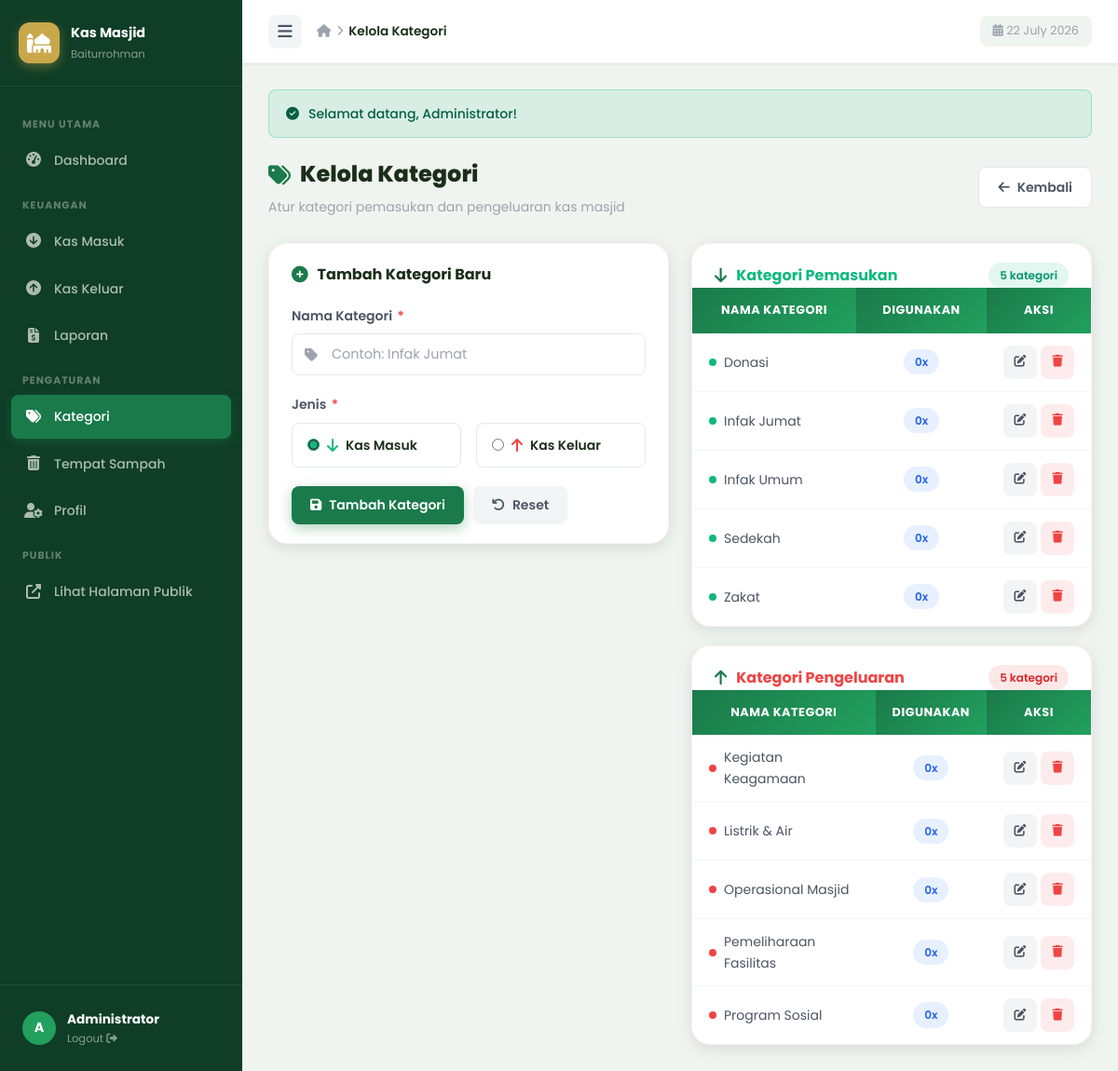
The app's page /admin/kategori.php (signed in) with its own data.
### tables this page shows
CREATE TABLE IF NOT EXISTS `kategori` (
  `id` INT(11) NOT NULL AUTO_INCREMENT,
  `nama_kategori` VARCHAR(100) NOT NULL,
  `jenis` ENUM('masuk','keluar') NOT NULL,
  `created_at` TIMESTAMP DEFAULT CURRENT_TIMESTAMP,
  PRIMARY KEY (`id`)
);

### includes/config.php (called while the page is built, shortened)
<?php
function getAlert() {
    if (isset($_SESSION['alert'])) {
        $a = $_SESSION['alert'];
        return $a;
    }
    return null;
}
?>

### admin/kategori.php (the view, shortened to what this page needs)
<?php
require_once '../includes/config.php';
$edit_data = null;
$list_masuk  = $conn->query("SELECT k.*, COUNT(t.id) as jml FROM kategori k LEFT JOIN transaksi t ON t.kategori_id=k.id WHERE k.jenis='masuk'  GROUP BY k.id ORDER BY k.nama_kategori");
$list_keluar = $conn->query("SELECT k.*, COUNT(t.id) as jml FROM kategori k LEFT JOIN transaksi t ON t.kategori_id=k.id WHERE k.jenis='keluar' GROUP BY k.id ORDER BY k.nama_kategori");
$alert = getAlert();
?>
<!DOCTYPE html>
<html lang="id">
<head>
<link rel="stylesheet" href="<?= APP_URL ?>/assets/css/style.css">
<link rel="stylesheet" href="https://cdnjs.cloudflare.com/ajax/libs/font-awesome/6.5.0/css/all.min.css">
</head>
<body>
<div class="admin-wrapper">
<?php include '../includes/partials/sidebar-admin.php'; ?>
<div class="admin-main">
  <div class="topbar">
    <div class="topbar-left">
      <div class="topbar-toggle" id="sidebarToggle"><i class="fas fa-bars"></i></div>
      <div class="breadcrumb">
        <span class="bc-item"><i class="fas fa-home"></i></span>
        <span class="bc-sep"><i class="fas fa-chevron-right"></i></span>
        <span class="bc-item active">Kelola Kategori</span>
      </div>
    </div>
    <div class="topbar-right">
      <div class="topbar-date"><i class="fas fa-calendar-alt"></i> <?= date('d F Y') ?></div>
    </div>
  </div>
  <div class="admin-content">
    <?php if ($alert): ?>
    <div class="alert alert-<?= $alert['type'] ?>">
      <i class="fas fa-<?= $alert['type']=='success'?'check-circle':'exclamation-circle' ?>"></i>
      <?= htmlspecialchars($alert['message']) ?>
    </div>
    <?php endif; ?>
    <div class="page-header" style="display:flex; align-items:center; justify-content:space-between; flex-wrap:wrap; gap:12px;">
  <div>
    <h1 class="page-title"><i class="fas fa-tags"></i> Kelola Kategori</h1>
    <p class="page-subtitle">Atur kategori pemasukan dan pengeluaran kas masjid</p>
  </div>
  <a href="javascript:history.back()" class="btn btn-ghost" style="border: 1.5px solid var(--border); background: var(--bg-card);">
    <i class="fas fa-arrow-left"></i> Kembali
  </a>
</div>
    <div class="grid-2" style="align-items:start">
      <div class="card animate-fadeIn">
        <div class="card-header">
          <div class="card-title">
            <i class="fas fa-<?= $edit_data ? 'edit' : 'plus-circle' ?>"></i>
            <?= $edit_data ? 'Edit Kategori' : 'Tambah Kategori Baru' ?>
          </div>
        </div>
        <div class="card-body">
          <form method="POST">
            <div class="form-group">
              <label class="form-label">Nama Kategori <span class="required">*</span></label>
              <div class="input-group">
                <input type="text" name="nama_kategori" class="form-control"
                       placeholder="Contoh: Infak Jumat"
                       value="<?= htmlspecialchars($edit_data['nama_kategori'] ?? '') ?>" required>
              </div>
            </div>
            <div class="form-group">
              <label class="form-label">Jenis <span class="required">*</span></label>
              <div style="display:flex;gap:16px;margin-top:4px">
                <label style="display:flex;align-items:center;gap:8px;cursor:pointer;padding:12px 16px;border:1.5px solid var(--border);border-radius:var(--radius-sm);flex:1;transition:var(--transition-fast)" id="lblMasuk">
                  <input type="radio" name="jenis" value="masuk" <?= ($edit_data['jenis']??'masuk')=='masuk'?'checked':'' ?> style="accent-color:var(--success)">
                  <i class="fas fa-arrow-down" style="color:var(--success)"></i>
                  <span style="font-weight:600;font-size:.875rem">Kas Masuk</span>
                </label>
                <label style="display:flex;align-items:center;gap:8px;cursor:pointer;padding:12px 16px;border:1.5px solid var(--border);border-radius:var(--radius-sm);flex:1;transition:var(--transition-fast)" id="lblKeluar">
                  <input type="radio" name="jenis" value="keluar" <?= ($edit_data['jenis']??'')=='keluar'?'checked':'' ?> style="accent-color:var(--danger)">
                  <i class="fas fa-arrow-up" style="color:var(--danger)"></i>
                  <span style="font-weight:600;font-size:.875rem">Kas Keluar</span>
                </label>
              </div>
            </div>
            <div style="display:flex;gap:10px;margin-top:4px">
              <button type="submit" class="btn btn-primary">
                <i class="fas fa-save"></i> <?= $edit_data ? 'Simpan Perubahan' : 'Tambah Kategori' ?>
              </button>
              <?php if (!$edit_data): ?>
              <button type="reset" class="btn btn-ghost"><i class="fas fa-undo"></i> Reset</button>
              <?php endif; ?>
            </div>
          </form>
        </div>
      </div>
      <div style="display:flex;flex-direction:column;gap:20px">
        <div class="card animate-fadeIn delay-1">
          <div class="card-header">
            <div class="card-title" style="color:var(--success)"><i class="fas fa-arrow-down"></i> Kategori Pemasukan</div>
            <span class="badge badge-success"><?= $list_masuk->num_rows ?> kategori</span>
          </div>
          <div class="card-body" style="padding:0">
            <table class="table">
              <thead>
                <tr><th>Nama Kategori</th><th class="text-center">Digunakan</th><th style="width:80px">Aksi</th></tr>
              </thead>
              <tbody>
                <?php if ($list_masuk->num_rows): while ($k = $list_masuk->fetch_assoc()): ?>
                <tr>
                  <td>
                    <div style="display:flex;align-items:center;gap:8px">
                      <span style="width:8px;height:8px;border-radius:50%;background:var(--success);flex-shrink:0"></span>
                      <?= htmlspecialchars($k['nama_kategori']) ?>
                    </div>
                  </td>
                  <td class="text-center"><span class="badge badge-info"><?= $k['jml'] ?>x</span></td>
                  <td>
                    <div style="display:flex;gap:4px">
                      <a href="?edit=<?= $k['id'] ?>" class="btn btn-ghost btn-icon btn-sm" data-tooltip="Edit"><i class="fas fa-edit"></i></a>
                      <?php if ($k['jml'] == 0): ?>
                      <button onclick="confirmDelete(<?= $k['id'] ?>,'<?= htmlspecialchars(addslashes($k['nama_kategori'])) ?>')"
                              class="btn btn-icon btn-sm" style="background:rgba(239,68,68,.1);color:var(--danger)" data-tooltip="Hapus">
                        <i class="fas fa-trash"></i>
                      </button>
                      <?php else: ?>
                      <span class="btn btn-icon btn-sm" style="opacity:.3;cursor:not-allowed" data-tooltip="Tidak dapat dihapus">
                        <i class="fas fa-lock"></i>
                      </span>
                      <?php endif; ?>
                    </div>
                  </td>
                </tr>
                <?php endwhile; else: ?>
                <tr><td colspan="3"><div class="empty-state" style="padding:24px"><div class="es-icon"><i class="fas fa-tags"></i></div><h3>Belum ada kategori</h3></div></td></tr>
                <?php endif; ?>
              </tbody>
            </table>
          </div>
        </div>
        <div class="card animate-fadeIn delay-2">
          <div class="card-header">
            <div class="card-title" style="color:var(--danger)"><i class="fas fa-arrow-up"></i> Kategori Pengeluaran</div>
            <span class="badge badge-danger"><?= $list_keluar->num_rows ?> kategori</span>
          </div>
          <div class="card-body" style="padding:0">
            <table class="table">
              <thead>
                <tr><th>Nama Kategori</th><th class="text-center">Digunakan</th><th style="width:80px">Aksi</th></tr>
              </thead>
              <tbody>
                <?php if ($list_keluar->num_rows): while ($k = $list_keluar->fetch_assoc()): ?>
                <tr>
                  <td>
                    <div style="display:flex;align-items:center;gap:8px">
                      <span style="width:8px;height:8px;border-radius:50%;background:var(--danger);flex-shrink:0"></span>
                      <?= htmlspecialchars($k['nama_kategori']) ?>
                    </div>
                  </td>
                  <td class="text-center"><span class="badge badge-info"><?= $k['jml'] ?>x</span></td>
                  <td>
                    <div style="display:flex;gap:4px">
                      <a href="?edit=<?= $k['id'] ?>" class="btn btn-ghost btn-icon btn-sm" data-tooltip="Edit"><i class="fas fa-edit"></i></a>
                      <?php if ($k['jml'] == 0): ?>
                      <button onclick="confirmDelete(<?= $k['id'] ?>,'<?= htmlspecialchars(addslashes($k['nama_kategori'])) ?>')"
                              class="btn btn-icon btn-sm" style="background:rgba(239,68,68,.1);color:var(--danger)" data-tooltip="Hapus">
                        <i class="fas fa-trash"></i>
                      </button>
                      <?php else: ?>
                      <span class="btn btn-icon btn-sm" style="opacity:.3;cursor:not-allowed" data-tooltip="Tidak dapat dihapus"><i class="fas fa-lock"></i></span>
                      <?php endif; ?>
                    </div>
                  </td>
                </tr>
                <?php endwhile; else: ?>
                <tr><td colspan="3"><div class="empty-state" style="padding:24px"><div class="es-icon"><i class="fas fa-tags"></i></div><h3>Belum ada kategori</h3></div></td></tr>
                <?php endif; ?>
              </tbody>
            </table>
          </div>
        </div>
      </div>
    </div>
  </div>
</div>
</div>
</body>
</html>

### includes/partials/sidebar-admin.php (shortened to what this page needs)
<?php
$current     = basename($_SERVER['PHP_SELF']);
$admin_name  = $_SESSION['admin_nama'] ?? 'Admin';
$admin_init  = strtoupper(substr($admin_name, 0, 1));
?>
<aside class="sidebar" id="adminSidebar">
  <div class="sidebar-header">
    <div class="sidebar-logo"><i class="fas fa-mosque"></i></div>
    <div class="sidebar-brand"><h3>Kas Masjid</h3><p>Baiturrohman</p></div>
  </div>
  <nav class="sidebar-nav">
    <div class="nav-section-label">Menu Utama</div>
    <a href="<?= APP_URL ?>/admin/dashboard.php" class="nav-item <?= $current=='dashboard.php'?'active':'' ?>">
      <span class="nav-icon"><i class="fas fa-tachometer-alt"></i></span>Dashboard
    </a>
    <div class="nav-section-label">Keuangan</div>
    <a href="<?= APP_URL ?>/admin/kas-masuk.php" class="nav-item <?= $current=='kas-masuk.php'?'active':'' ?>">
      <span class="nav-icon"><i class="fas fa-arrow-circle-down"></i></span>Kas Masuk
    </a>
    <a href="<?= APP_URL ?>/admin/kas-keluar.php" class="nav-item <?= $current=='kas-keluar.php'?'active':'' ?>">
      <span class="nav-icon"><i class="fas fa-arrow-circle-up"></i></span>Kas Keluar
    </a>
    <a href="<?= APP_URL ?>/admin/laporan.php" class="nav-item <?= $current=='laporan.php'?'active':'' ?>">
      <span class="nav-icon"><i class="fas fa-file-invoice-dollar"></i></span>Laporan
    </a>
<div class="nav-section-label">Pengaturan</div>
<a href="<?= APP_URL ?>/admin/kategori.php" class="nav-item <?= $current=='kategori.php'?'active':'' ?>">
  <span class="nav-icon"><i class="fas fa-tags"></i></span>Kategori
</a>
<a href="<?= APP_URL ?>/admin/tempat-sampah.php" class="nav-item <?= $current=='tempat-sampah.php'?'active':'' ?>">
  <span class="nav-icon"><i class="fas fa-trash-alt"></i></span>Tempat Sampah
</a>
    <a href="<?= APP_URL ?>/admin/profil.php" class="nav-item <?= $current=='profil.php'?'active':'' ?>">
      <span class="nav-icon"><i class="fas fa-user-cog"></i></span>Profil
    </a>
    <div class="nav-section-label">Publik</div>
    <a href="<?= APP_URL ?>/index.php" target="_blank" class="nav-item">
      <span class="nav-icon"><i class="fas fa-external-link-alt"></i></span>Lihat Halaman Publik
    </a>
  </nav>
  <div class="sidebar-footer">
    <a href="<?= APP_URL ?>/logout.php" class="sidebar-user">
      <div class="user-avatar"><?= $admin_init ?></div>
      <div style="flex:1;overflow:hidden">
        <div style="font-size:.85rem;font-weight:700;color:#fff;overflow:hidden;text-overflow:ellipsis;white-space:nowrap"><?= htmlspecialchars($admin_name) ?></div>
        <div style="font-size:.72rem;color:rgba(255,255,255,.5)">Logout <i class="fas fa-sign-out-alt"></i></div>
      </div>
    </a>
  </div>
</aside>

### records on screen
kategori: nama_kategori "Donasi", jml "0"
kategori: nama_kategori "Infak Jumat", jml "0"
kategori: nama_kategori "Infak Umum", jml "0", id "5"
kategori: nama_kategori "Sedekah", jml "0"
kategori: nama_kategori "Zakat", jml "0"
kategori: nama_kategori "Kegiatan Keagamaan", jml "0"
kategori: nama_kategori "Listrik & Air", jml "0"
kategori: nama_kategori "Operasional Masjid", jml "0"
kategori: nama_kategori "Pemeliharaan Fasilitas", jml "0"
kategori: nama_kategori "Program Sosial", jml "0"

### other values on screen
$admin_init "A"
$admin_name "Administrator"
$alert['message'] "Selamat datang, Administrator!"
$list_masuk->num_rows "5"
